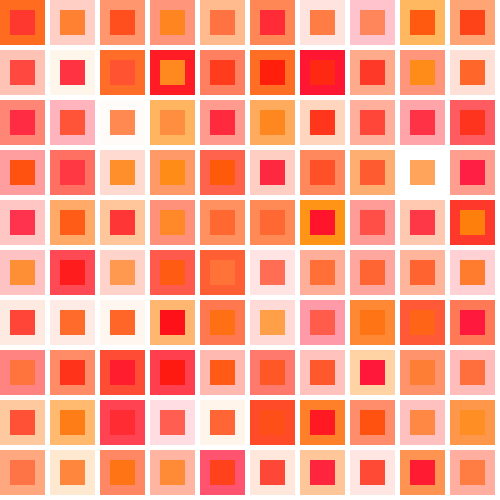
Frame 1 (no input)
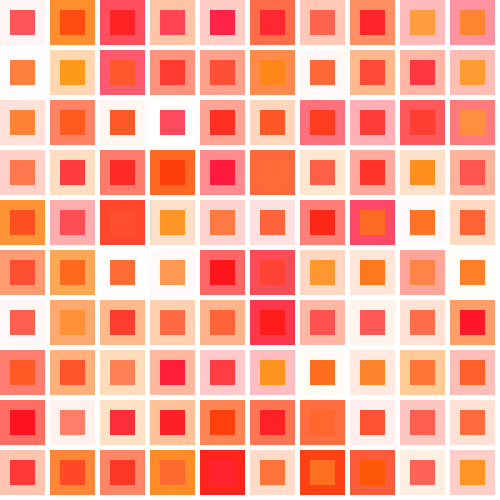
Frame 60 (the mouse pressed at the canvas centre just before this capture)
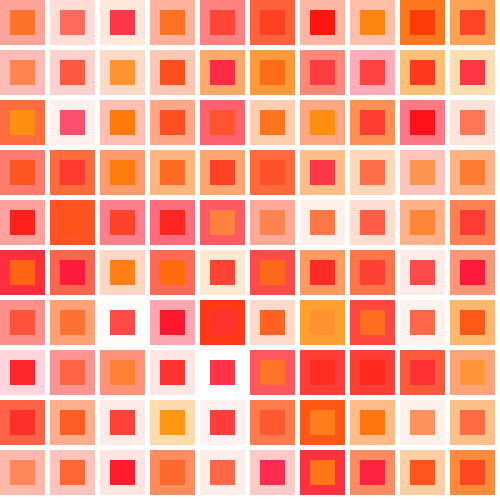
Frame 120 (the mouse held since frame 60 and released just before this capture)

The Processing sketch that drew these frames (run headless with seeded random() and noise(); from frame 60 on, the mouse is pressed at the canvas centre):

// Processing sketch: processing_165641
// ── processing_165641.pde

int x = 0;
int y = 0;
void setup(){
  size(500,500);
  frameRate(7);
}
void draw(){
  background(255);
  noStroke();
      
  for (x = 0; x < height; x=x+50){ 
    for(y = 0; y < width; y=y+50){
  fill(255,random(10,150),random(5,60),random(255));   
    rect(x,y,45,45);
     fill(255,random(10,150),random(5,60),random(180,255)); 
    rect(x+10,y+10,25,25);

    }
  
  }   
   
}
